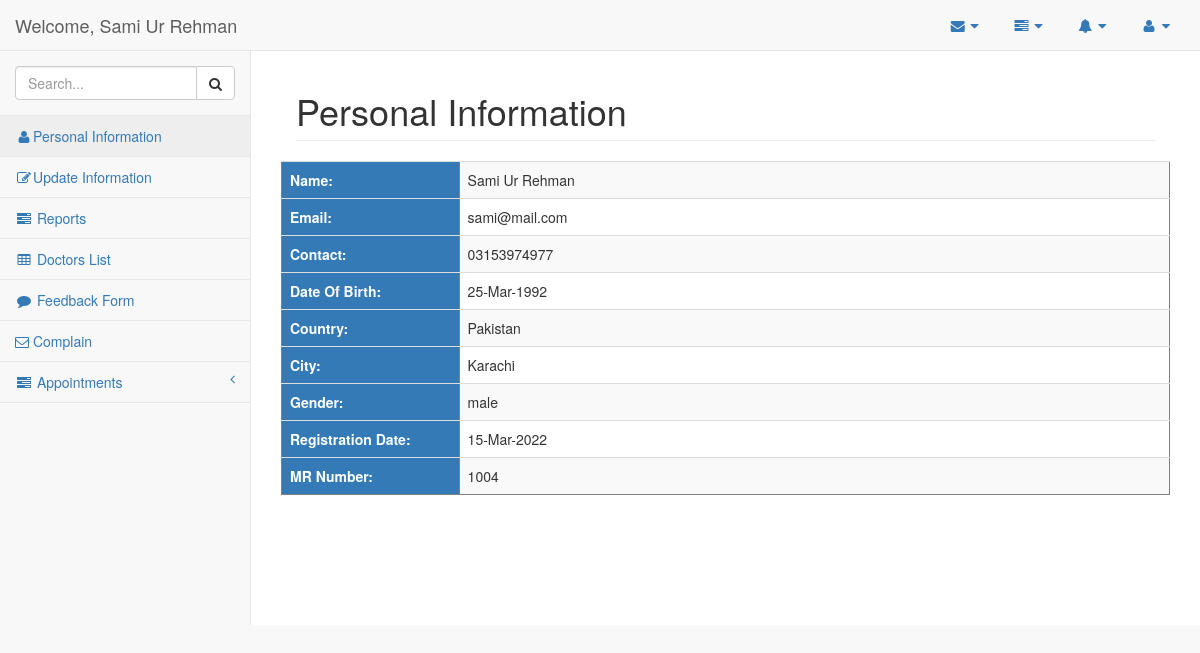
Screenshot of /dashboard.php (signed in) with the database file from the repository.
### tables this page shows
CREATE TABLE `tbl_patient` (
  `patient_id` int(10) NOT NULL AUTO_INCREMENT,
  `name` varchar(30) DEFAULT NULL,
  `email` varchar(50) DEFAULT NULL,
  `phone` varchar(255) DEFAULT NULL,
  `date_of_birth` int(11) DEFAULT NULL,
  `country` varchar(255) DEFAULT NULL,
  `city` varchar(255) DEFAULT NULL,
  `password` varchar(255) DEFAULT NULL,
  `gender` varchar(10) DEFAULT NULL,
  `created_on` int(11) DEFAULT NULL,
  `updated_on` int(11) DEFAULT NULL,
  PRIMARY KEY (`patient_id`)
);

### dashboard.php (the view, shortened to what this page needs)
<?php
    include('database_connectivity.php');
    $query = "SELECT * FROM tbl_patient where patient_id = '".$_SESSION['user_id']."'";
    $result = $conn->query($query);
    while ($row = $result->fetch_assoc()) {
    	$email = $row['email'];
    	$phone = $row['phone'];
    	$date_of_birth = $row['date_of_birth'];
    	$country = $row['country'];
    	$city = $row['city'];
    	$register_date = $row['created_on'];
        $MR_number = $row['patient_id'];
        $gender = $row['gender'];
    }
?>
<!DOCTYPE html>
<html>
<head>
    <?php include('head.php'); ?>
</head>
<body>
    <div id="wrapper">
        <?php include('sidebar.php'); ?>
        <div id="page-wrapper" style="min-height: 574px;">
            <div class="container-fluid">
                <div class="row">
                    <div class="col-lg-12">
                        <h1 class="page-header">Personal Information</h1>
                    </div>
                </div>
                <div class="row">
                    <table style="width:100%" border="1" class="table table-striped">
                        <tr>
                            <th class="bg-primary" width="20%">Name:</th>
                            <td><?php echo $name;?></td>
                        </tr>
                        <tr>
                            <th class="bg-primary" width="20%">Email:</th>
                            <td><?php echo $email;?></td>
                        </tr>
                        <tr>
                            <th class="bg-primary" width="20%">Contact:</th>
                            <td><?php echo $phone;?></td>
                        </tr>
                        <tr>
                            <th class="bg-primary" width="20%">Date Of Birth:</th>
                            <td><?php  echo strftime('%d-%b-%Y', $date_of_birth); ?></td>
                        </tr>
                        <tr>
                            <th class="bg-primary" width="20%">Country:</th>
                            <td><?php  echo $country; ?></td>
                        </tr>
                        <tr>
                            <th class="bg-primary" width="20%">City:</th>
                            <td><?php  echo $city; ?></td>
                        </tr>
                        <tr>
                            <th class="bg-primary" width="20%">Gender:</th>
                            <td><?php  echo $gender; ?></td>
                        </tr>
                        <tr>
                            <th class="bg-primary" width="20%">Registration Date:</th>
                            <td><?php  echo strftime('%d-%b-%Y', $register_date); ?></td>
                        </tr>
                        <tr>
                            <th class="bg-primary" width="20%">MR Number:</th>
                            <td><?php  echo $MR_number; ?></td>
                        </tr>
                    </table>
                </div>
            </div>
        </div>
    </div>
</body>
</html>

### head.php (shortened to what this page needs)
<link href="../vendor/bootstrap/css/bootstrap.min.css" rel="stylesheet">
<link href="../vendor/metisMenu/metisMenu.min.css" rel="stylesheet">
<link href="../dist/css/sb-admin-2.css" rel="stylesheet">
<link href="../vendor/font-awesome/css/font-awesome.min.css" rel="stylesheet" type="text/css">

### sidebar.php (shortened to what this page needs)
<?php
    include('database_connectivity.php');
    if (isset($_SESSION['user_id'])) {
        $query = "SELECT * FROM tbl_patient where patient_id = '".$_SESSION['user_id']."'";
        $result = $conn->query($query);
        while ($row = $result->fetch_assoc()) {
            $name = $row['name'];
        }
    }
?>
<nav class="navbar navbar-default navbar-static-top" role="navigation" style="margin-bottom: 0">
    <div class="navbar-header">
        <a class="navbar-brand" href="dashboard.php">Welcome, <?=$name?> </a>
    </div>
    <ul class="nav navbar-top-links navbar-right in">
        <li class="dropdown">
            <a class="dropdown-toggle" data-toggle="dropdown" href="#" aria-expanded="false">
                <i class="fa fa-envelope fa-fw"></i> <i class="fa fa-caret-down"></i>
            </a>
        </li>
        <li class="dropdown">
            <a class="dropdown-toggle" data-toggle="dropdown" href="#" aria-expanded="false">
                <i class="fa fa-tasks fa-fw"></i> <i class="fa fa-caret-down"></i>
            </a>
        </li>
        <li class="dropdown">
            <a class="dropdown-toggle" data-toggle="dropdown" href="#" aria-expanded="false">
                <i class="fa fa-bell fa-fw"></i> <i class="fa fa-caret-down"></i>
            </a>
        </li>
        <li class="dropdown">
            <a class="dropdown-toggle" data-toggle="dropdown" href="#" aria-expanded="false">
                <i class="fa fa-user fa-fw"></i> <i class="fa fa-caret-down"></i>
            </a>
        </li>
    </ul>
    <div class="navbar-default sidebar in" role="navigation">
        <div class="sidebar-nav navbar-collapse">
            <ul class="nav in" id="side-menu">
                <li class="sidebar-search">
                    <div class="input-group custom-search-form">
                        <input type="text" class="form-control" placeholder="Search...">
                        <span class="input-group-btn">
                            <button class="btn btn-default" type="button">
                                <i class="fa fa-search"></i>
                            </button>
                        </span>
                    </div>
                </li>
                <?php
                    if (isset($_SESSION['user_id'])) {
                       ?>
                        <li>
                            <a href="dashboard.php"><i class="fa fa-user fa-fw"></i>Personal Information</a>
                        </li>
                        <li>
                            <a href="edit.php"><i class="fa fa-edit fa-fw"></i>Update Information</a>
                        </li>
                        <li>
                            <a href="upload_reports.php"><i class="fa fa-tasks fa-fw"></i> Reports</a>
                        </li>
                        <li>
                            <a href="doctors_list.php"><i class="fa fa-table fa-fw"></i> Doctors List</a>
                        </li>
                        <li>
                            <a href="feedback.php"><i class="fa fa-comment fa-fw"></i> Feedback Form</a>
                        </li>
                        <li>
                            <a href="complain.php"><i class="fa fa-envelope-o" aria-hidden="true"></i> Complain</a>
                        </li>
                        <li>
                            <a href="#"><i class="fa fa-tasks  fa-fw"></i> Appointments<span class="fa arrow"></span></a>
                        </li>
                       <?php
                    }
                        ?>
            </ul>
        </div>
    </div>
</nav>

### rows the page displays
tbl_patient: name "Sami Ur Rehman", email "sami@mail.com", phone "03153974977", date_of_birth "25-Mar-1992", country "Pakistan", city "Karachi", gender "male", created_on "15-Mar-2022", patient_id "1004"
